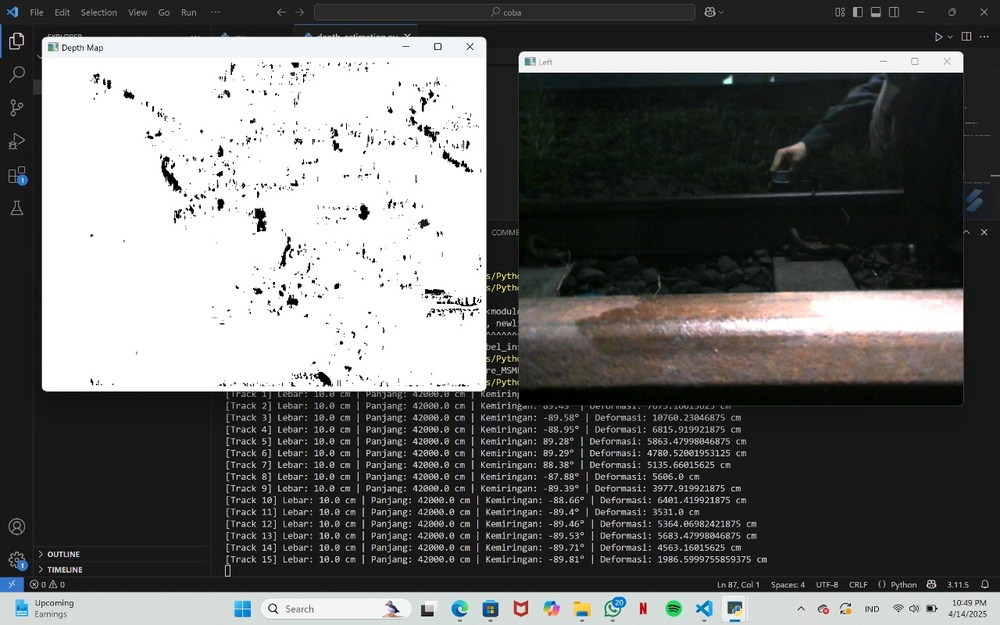
#> input picture IMG-20250415-WA0010.jpg, 1000 x 625 px, shrunk from 1280 x 800 before the run, given in place of the camera
$ python canny_stereo.py
#> lines starting #> are read from the running program, lines starting #| are printed output that depends on the picture
#> further down, frameL is the input picture: shape (625, 1000, 3); mean B, G, R 103.6, 104.5, 104
import cv2

import numpy as np


def canny_edge_detection(image):

    """Fungsi untuk mendeteksi tepi menggunakan Canny"""

    gray = cv2.cvtColor(image, cv2.COLOR_BGR2GRAY)

    blur = cv2.GaussianBlur(gray, (5, 5), 0)
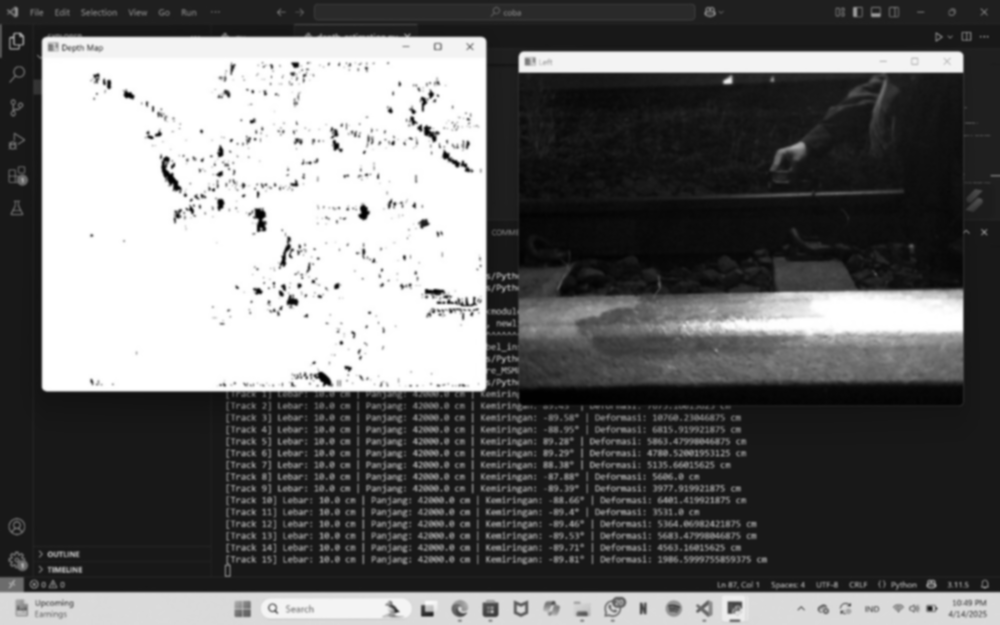
#> blur: shape (625, 1000); min 1, max 255, mean 104.3

    edges = cv2.Canny(blur, 50, 150)
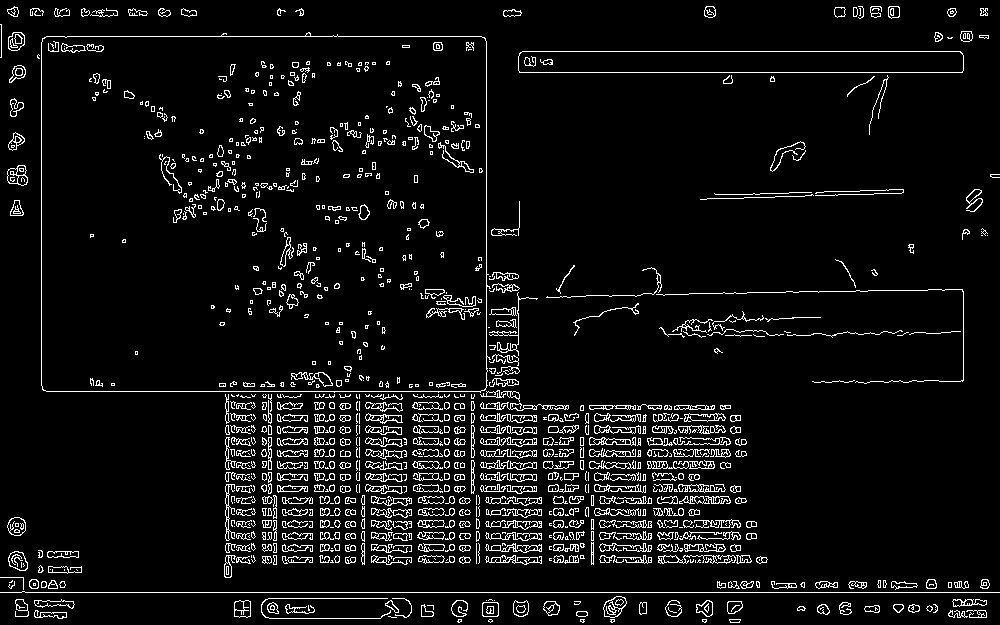
#> edges: shape (625, 1000); 6.2% white in thin lines or dots

    return edges


# Capture stereo images

cam_left = cv2.VideoCapture(0)

cam_right = cv2.VideoCapture(1)


while True:

    retL, frameL = cam_left.read()

    retR, frameR = cam_right.read()


    if not retL or not retR:

        break


    # Proses Canny Edge Detection

    edgesL = canny_edge_detection(frameL)

    edgesR = canny_edge_detection(frameR)


    # Tampilkan hasil

    cv2.imshow("Canny Left", edgesL)

    cv2.imshow("Canny Right", edgesR)


    if cv2.waitKey(1) & 0xFF == ord('q'):

#> (key q is pressed here)
        break


cam_left.release()

cam_right.release()

cv2.destroyAllWindows()

$ run again, on IMG-20250415-WA0011.jpg
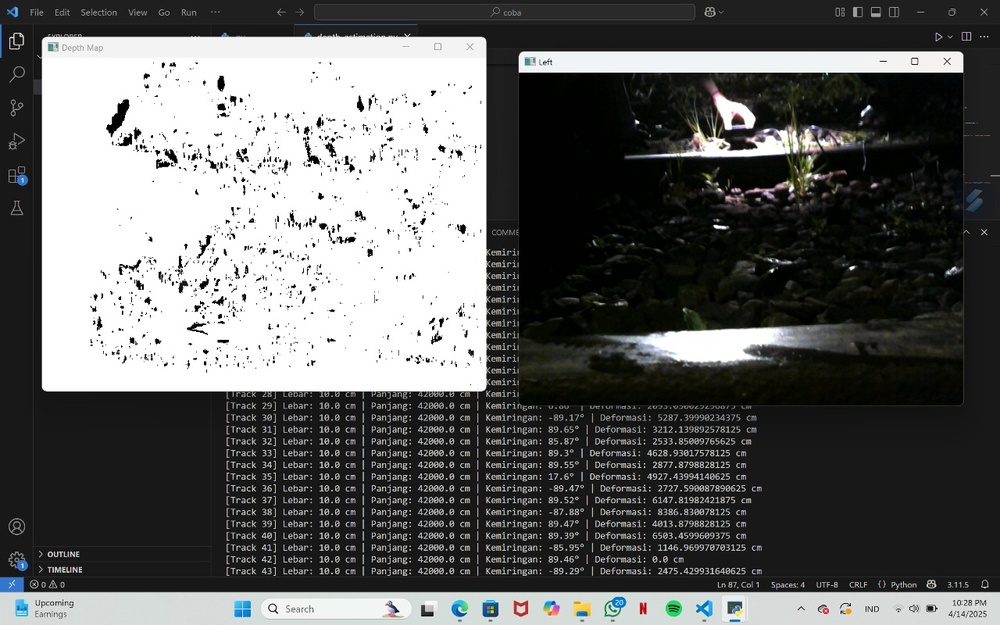
#> input picture IMG-20250415-WA0011.jpg, 1000 x 625 px, shrunk from 1280 x 800 before the run, given in place of the camera
#> frameL is the input picture: shape (625, 1000, 3); mean B, G, R 97.8, 98.6, 97.8
#> in canny_edge_detection, `blur = cv2.GaussianBlur(gray, (5, 5), 0)`:
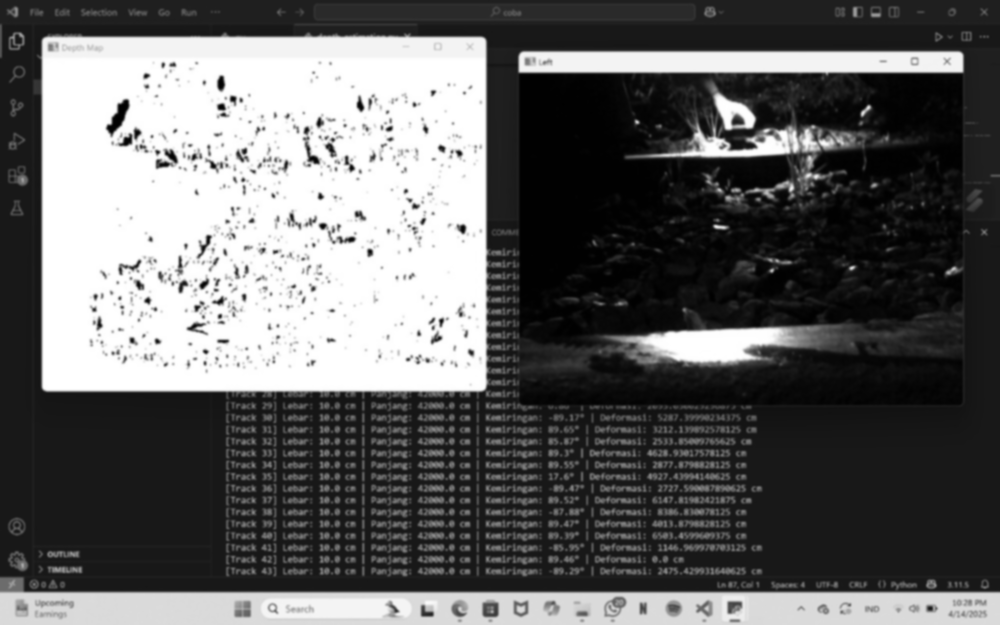
#> blur: shape (625, 1000); min 0, max 255, mean 98.3
#> in canny_edge_detection, `edges = cv2.Canny(blur, 50, 150)`:
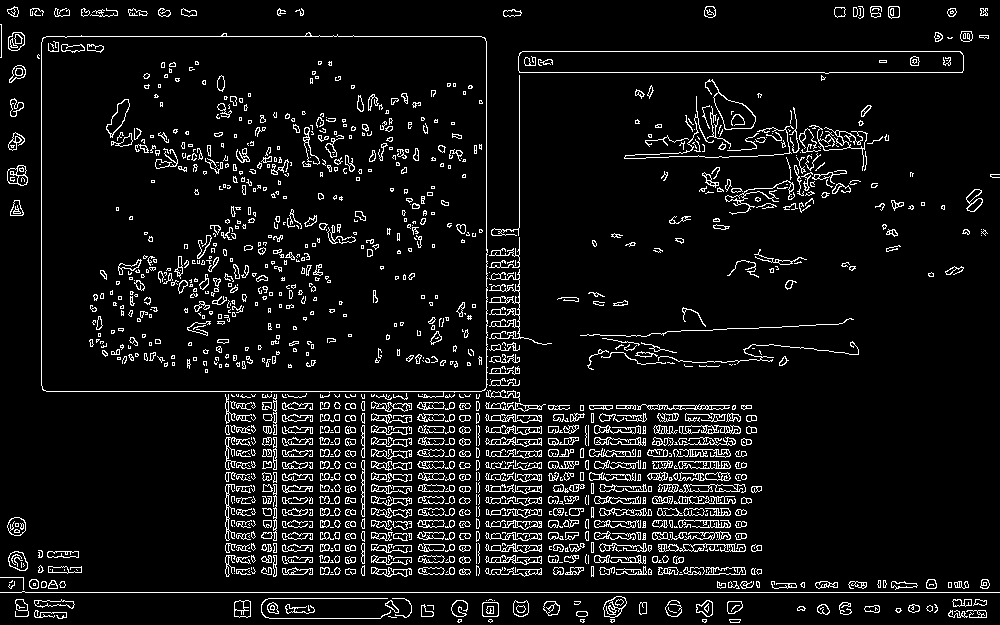
#> edges: shape (625, 1000); 7.5% white in thin lines or dots
